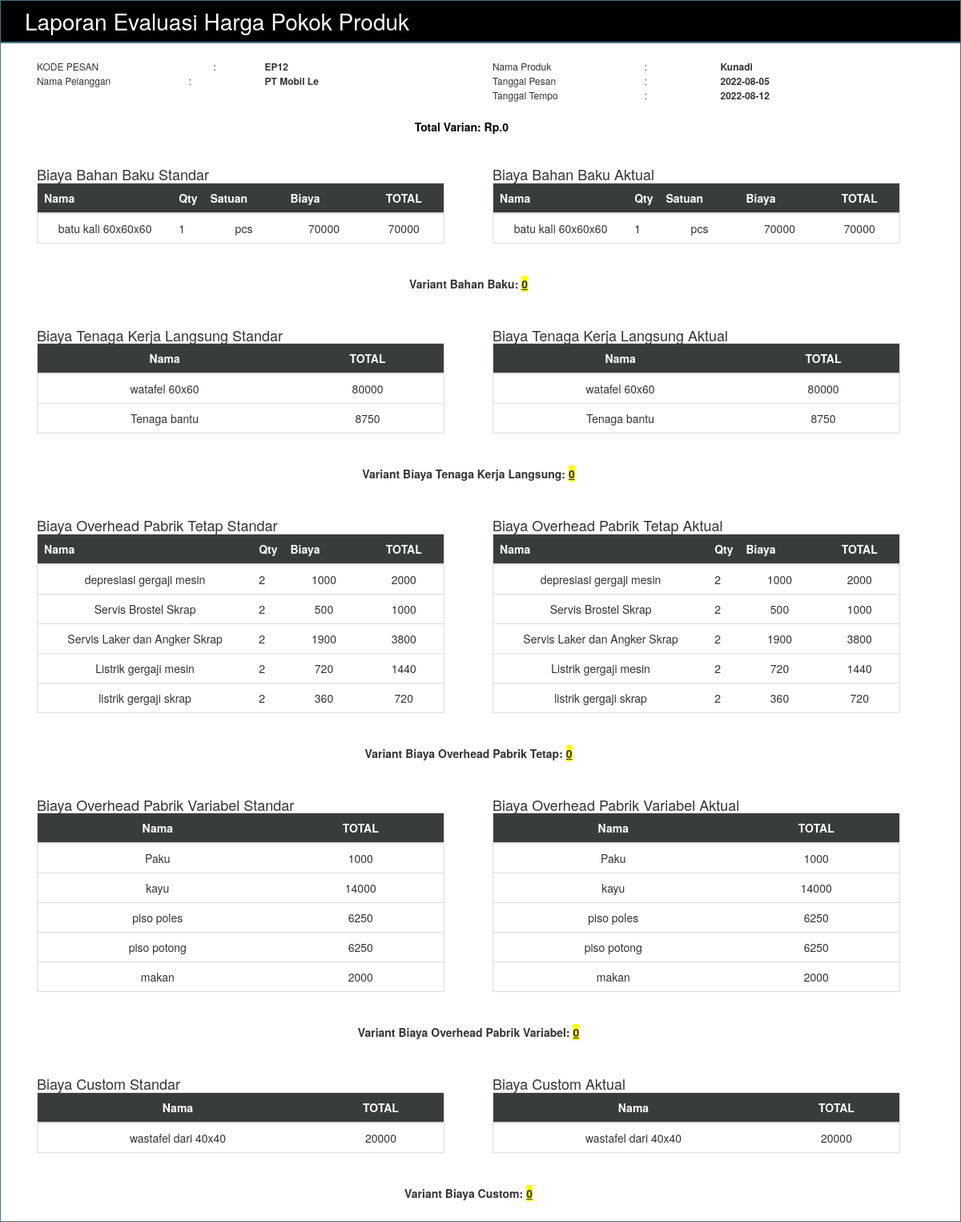
The page /design-evaluasi.php?id=12 on the database its author committed.
### tables this page shows
CREATE TABLE `pesanan` (
  `id` int(5) NOT NULL,
  `nama` char(30) NOT NULL,
  `id_pelanggan` varchar(200) NOT NULL,
  `id_kategoriproduk` int(11) NOT NULL,
  `panjang` int(11) NOT NULL,
  `lebar` int(11) NOT NULL,
  `tinggi` int(11) NOT NULL,
  `tgl_pesanan` date NOT NULL,
  `tgl_jatuhtempo` date NOT NULL,
  `laba` float NOT NULL DEFAULT 0
);

CREATE TABLE `pelanggan` (
  `id_pelanggan` int(11) NOT NULL,
  `nama_pelanggan` varchar(250) NOT NULL,
  `alamat_pelanggan` text NOT NULL,
  `phone_pelanggan` varchar(20) NOT NULL,
  `email_pelanggan` text NOT NULL
);

### design-evaluasi.php (the view, shortened to what the rows shown need)
<!DOCTYPE html>
<html>
<head>
    <link href="css/design-report.css" rel="stylesheet">
<link rel="stylesheet" type="text/css" href="https://maxcdn.bootstrapcdn.com/bootstrap/3.3.7/css/bootstrap.min.css">
</head>
<body>
        <?php
        include 'koneksi1.php';
    ?>
<div class="container-fluid">
<div class="row">
<div class="col-md-12 col-md col-sm-12 col-sm col-xs-12 brandSection">
<div class="row">
<div class="col-md-12 col-sm-12 header">
<div class="col-md-12 col-sm-12 headerLeft">
<h1>Laporan Evaluasi Harga Pokok Produk </h1>
</div>
</div>
<div class="col-md-12 col-sm-12 content">
    <?php
    $sql = 'SELECT pesanan.*,COALESCE(sum(hs.total),0)+((COALESCE(sum(hs.total),0)*pesanan.laba)/100) as harga_jual,pelanggan.nama_pelanggan as pelanggan
                            FROM pesanan
                            join pelanggan on pesanan.id_pelanggan = pelanggan.id_pelanggan
                            left join hpp_standart hs on hs.id_pesanan = pesanan.id where pesanan.id='.$_GET['id'].' group by pesanan.id';
                          $query = mysqli_query($koneksi, $sql);
                             while ($row = mysqli_fetch_array($query))
                                {
    ?>
    <div class="isijudul1" >
        <row class="col-md-12 col-sm-12">
        <div class="col-md-2 col-sm-2" style="float: left"><p>KODE PESAN</p></div>
        <div class="col-md-1 col-sm-1" style="float: left; text-align:center"><p>:</p></div>
        <div class="col-md-2 col-sm-2"style="float: left;"><p><strong>
        <?php echo '  EP'.$row['id'];?></strong></p></div>
        <div class="col-md-1 col-sm-1"></div>
        <div class="col-md-2 col-sm-2" style="float: left;"><p>Nama Produk</p></div>
        <div class="col-md-1 col-sm-1" style="float: left"><p> :</p></div>
        <div class="col-md-2 col-sm-2"style="float: left;"><p><strong>
        <?php echo $row['nama'];?></strong></p></div>
        <div class="col-md-1 col-sm-1"></div>
        </row>
    </div>
    <div class="isijudul2" >
        <row class="col-md-12 col-sm-12">
        <div class="col-md-2 col-sm-2" style="float: left"><p>Nama Pelanggan</p></div>
        <div class="col-md-1 col-sm-1" style="float: left"><p>:</p></div>
        <div class="col-md-2 col-sm-2" style="float: left"><p><strong>
        <?php echo $row['pelanggan'];?></strong></p></div>
        <div class="col-md-1 col-sm-1"></div>
        <div class="col-md-2 col-sm-2" style="float: left"><p>Tanggal Pesan</p></div>
        <div class="col-md-1 col-sm-1" style="float: left"><p>:</p></div>
        <div class="col-md-2 col-sm-2" style="float: left"><p><strong>
        <?php echo $row['tgl_pesanan'];?></strong></p></div>
        <div class="col-md-1 col-sm-1"style="float: left"></div>
        </row>
    </div>
    <div class="isijudul2" >
        <row class="col-md-12 col-sm-12">
        <div class="col-md-2 col-sm-2"><p></p></div>
        <div class="col-md-1 col-sm-1"><p></p></div>
        <div class="col-md-3 col-sm-3"><p><strong></strong></p></div>
        <div class="col-md-2 col-sm-2"style="float: left"><p>Tanggal Tempo</p></div>
        <div class="col-md-1 col-sm-1" style="float: left"><p>:</p></div>
        <div class="col-md-3 col-sm-2" style="float: left;"><p><strong>
            <?php echo $row['tgl_jatuhtempo'];?></strong></p></div>
        </row>
    </div>
     <div class="col-md-5 col-sm-1 "></div><?php } ?>
<div class="row col-md-12 col-sm-12" style="float:left">
<div class="col-md-6 col-sm-6 content" style="float:left">
    <div class="col-md-12 col-sm-12 tableSection">
                <br>
                <h1>Biaya Bahan Baku Standar</h1>
            <table class="table text-center">
            <thead>
            <?php
                $totalbahanbakustandart = 0;
                $sqlbbs = 'select * from ( SELECT p.nama_bb_standar,p.satuan_bb_standar,p.harga_bb_standar,"Bahan Baku" as kategori,hs.qty,hs.total FROM hpp_standart hs
                                join biaya_bahan_baku_standar p on p.id_bb_standar = hs.id_rincian
                                join pesanan ps on ps.id = hs.id_pesanan
                                where hs.kategori = 1 and ps.id= '.$_GET['id'].' ) hasil -- group by kategori asc';
                                      $querybbs = mysqli_query($koneksi, $sqlbbs);
                                         while ($rowbb = mysqli_fetch_array($querybbs))
                                            {?>
            <tr class="tableHead">
            <th >Nama</th>
            <th style="width:30px;">Qty</th>
            <th style="width:100px;">Satuan</th>
            <th style="width:100px;">Biaya</th>
            <th style="width:100px;text-align:center;">TOTAL</th>
            </tr>
            </thead>
            <?php $totalbahanbakustandart = $totalbahanbakustandart + $rowbb['total'];} ?>
            </table>
            </div>
</div>
<div class="col-md-6 col-sm-6 content" style="float:left">
    <div class="col-md-12 col-sm-12 tableSection">
        <br>
        <h1>Biaya Bahan Baku Aktual</h1>
    <table class="table text-center">
    <thead>
    <?php
        $totalbahanbakuactual = 0;
        $sqlbbs = 'select * from ( SELECT hs.id,p.nama_bb_standar,p.satuan_bb_standar,hs.harga,"Bahan Baku" as kategori,
                                hs.qty,hs.total FROM hpp_actual hs
                                join biaya_bahan_baku_standar p on p.id_bb_standar = hs.id_rincian
                                join pesanan ps on ps.id = hs.id_pesanan
                                where hs.kategori = 1 and ps.id = '.$_GET['id'].') hasil -- group by kategori asc';
                              $querybbs = mysqli_query($koneksi, $sqlbbs);
                                 while ($rowbb = mysqli_fetch_array($querybbs))
                                    {?>
    <tr class="tableHead">
    <th >Nama</th>
    <th style="width:30px;">Qty</th>
    <th style="width:100px;">Satuan</th>
    <th style="width:100px;">Biaya</th>
    <th style="width:100px;text-align:center;">TOTAL</th>
    </tr>
    </thead>
    <?php $totalbahanbakuactual = $totalbahanbakuactual + $rowbb['total'];} ?>
    </table>
    </div>
</div>
</div>
<div class="row col-md-12 col-sm-12" style="float:left">
<div class="col-md-6 col-sm-6 content" style="float:left">
    <div class="col-md-12 col-sm-12 tableSection">
        <br>
        <h1>Biaya Tenaga Kerja Langsung Standar</h1>
        <table class="table text-center">
    <thead>
    <tr class="tableHead">
    <th style="text-align:center;">Nama</th>
    <th style="text-align:center;">TOTAL</th>
    </tr>
    </thead>
    </table>
    </div>
</div>
<div class="col-md-6 col-sm-6 content" style="float:left">
    <div class="col-md-12 col-sm-12 tableSection">
<br>
        <h1>Biaya Tenaga Kerja Langsung Aktual</h1>
    <table class="table text-center">
    <thead>
    <tr class="tableHead">
    <th style="text-align:center;">Nama</th>
    <th style="text-align:center;">TOTAL</th>
    </tr>
    </thead>
    </table>
    </div>
</div>
</div>
<div class="row col-md-12 col-sm-12" style="float:left">
<div class="col-md-6 col-sm-6 content" style="float:left">
    <div class="col-md-12 col-sm-12 tableSection">
<br>
        <h1>Biaya Overhead Pabrik Tetap Standar</h1>
    <table class="table text-center">
    <thead>
    <tr class="tableHead">
    <th >Nama</th>
    <th style="width:30px;">Qty</th>
    <th style="width:100px;">Biaya</th>
    <th style="width:100px;text-align:center;">TOTAL</th>
    </tr>
    </thead>
    </table>
    </div>
</div>
<div class="col-md-6 col-sm-6 content" style="float:left">
    <div class="col-md-12 col-sm-12 tableSection">
<br>
        <h1>Biaya Overhead Pabrik Tetap Aktual</h1>
    <table class="table text-center">
    <thead>
    <tr class="tableHead">
    <th >Nama</th>
    <th style="width:30px;">Qty</th>
    <th style="width:100px;">Biaya</th>
    <th style="width:100px;text-align:center;">TOTAL</th>
    </tr>
    </thead>
    </table>
    </div>
</div>
</div>
<div class="row col-md-12 col-sm-12" style="float:left">
<div class="col-md-6 col-sm-6 content" style="float:left">
    <div class="col-md-12 col-sm-12 tableSection">
<br>
        <h1>Biaya Overhead Pabrik Variabel Standar</h1>
    <table class="table text-center">
    <thead>
    <tr class="tableHead">
    <th style="text-align:center;">Nama</th>
    <th style="text-align:center;">TOTAL</th>
    </tr>
    </thead>
    </table>
    </div>
</div>
<div class="col-md-6 col-sm-6 content" style="float:left">
    <div class="col-md-12 col-sm-12 tableSection">
<br>
        <h1>Biaya Overhead Pabrik Variabel Aktual</h1>
    <table class="table text-center">
    <thead>
    <tr class="tableHead">
    <th style="text-align:center;">Nama</th>
    <th style="text-align:center;">TOTAL</th>
    </tr>
    </thead>
    </table>
    </div>
</div>
</div>
<div class="row col-md-12 col-sm-12" style="float:left">
<div class="col-md-6 col-sm-6 content" style="float:left">
    <div class="col-md-12 col-sm-12 tableSection">
        <br>
    <h1>Biaya Custom Standar</h1>
    <table class="table text-center">
    <thead>
    <tr class="tableHead">
    <th style="text-align:center;">Nama</th>
    <th style="text-align:center;">TOTAL</th>
    </tr>
    </thead>
    </table>
    </div>
</div>
<div class="col-md-6 col-sm-6 content" style="float:left">
    <div class="col-md-12 col-sm-12 tableSection">
        <br>
    <h1>Biaya Custom Aktual</h1>
    <table class="table text-center">
    <thead>
    <tr class="tableHead">
    <th style="text-align:center;">Nama</th>
    <th style="text-align:center;">TOTAL</th>
    </tr>
    </thead>
    </table>
    </div>
</div>
</div>
</div>
</div>
</div>
</div>
</body>
</html>

### rows shown on the page
pesanan: id "12", nama "Kunadi", id_pelanggan.nama_pelanggan "PT Mobil Le", tgl_pesanan "2022-08-05", tgl_jatuhtempo "2022-08-12"

### other values the page prints
$standart-$actual "0"
$rowbb['nama_bb_standar'] "batu kali 60x60x60"
$rowbb['qty'] "1"
$rowbb['satuan_bb_standar'] "pcs"
$rowbb['harga_bb_standar'] "70000"
$rowbb['total'] "70000"
$rowbb['harga'] "70000"
$totalbahanbakustandart-$totalbahanbakuactual "0"
$rowbtkls['nama_btkl_standar'] "watafel 60x60"
$rowbtkls['total'] "80000"
$rowbtkls['nama_btkl_standar'] "Tenaga bantu"
$rowbtkls['total'] "8750"
$totalpekerjastandart-$totalpekerjaactual "0"
$rowbopvs['nama_tetap_standar'] "depresiasi gergaji mesin"
$rowbopvs['qty'] "2"
